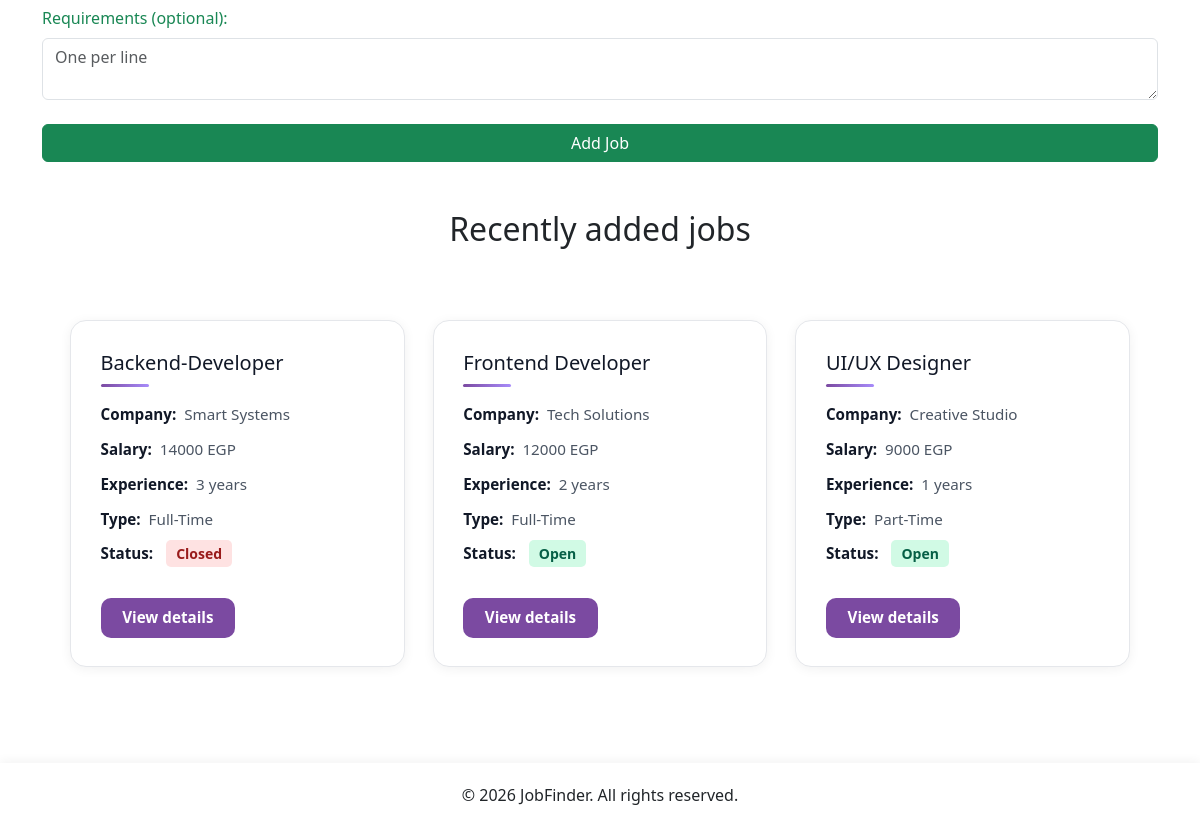
/add-job/ (signed in, lower part), run on an earlier commit of the app's database.
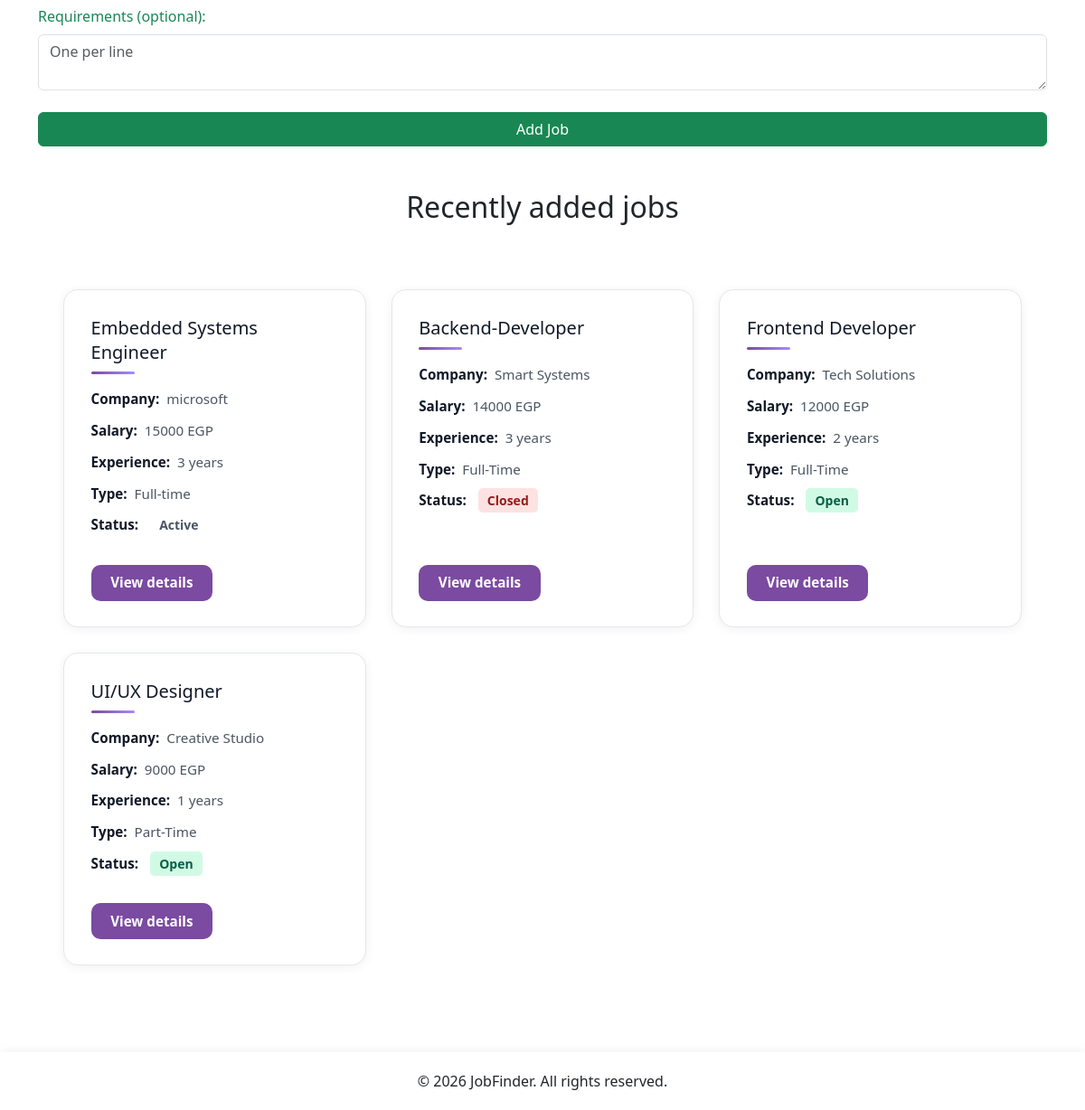
And on a later commit of the database.
### jobs/models.py (models this page shows, shortened)
class Job(models.Model):
    name = models.CharField(max_length=100)
    company = models.CharField(max_length=100)
    salary = models.IntegerField()
    experience = models.IntegerField()
    job_type = models.CharField(max_length=50)
    status = models.CharField(max_length=20)
    description = models.TextField()
    responsibilities = models.TextField()
    requirements = models.TextField()
    posted_date = models.DateField()

### page/views.py (the view, shortened to what this page needs)
# urls.py: path("add-job/", views.add_job, name="add_job"),
@login_required(login_url="/login/")
@user_passes_test(_superuser_only)
@require_http_methods(["GET", "POST"])
def add_job(request):
    recent_jobs = Job.objects.order_by("-id")[:10]
    return render(
        request,
        "page/add_job.html",
        {"recent_jobs": recent_jobs},
    )

### page/views.py (called while the page is built)
def _superuser_only(user):
    return user.is_authenticated and user.is_superuser

### page/templates/page/add_job.html (shortened to what this page needs)
{% load static %}
<!DOCTYPE html>
<html lang="en">
<head>
    <link rel="stylesheet" href="{% static 'cssFiles/style.css' %}">
    <link rel="stylesheet" href="{% static 'cssFiles/jobs.css' %}">
    <link href="https://cdn.jsdelivr.net/npm/bootstrap@5.3.8/dist/css/bootstrap.min.css" rel="stylesheet">
</head>
<body>
<div class="Job-Form">
    <div class="container py-5 m-auto text-success">
        <form method="post" action="{% url 'add_job' %}">
            <label class="form-label">Requirements (optional):</label>
            <textarea class="form-control mb-4" name="requirements" rows="2" placeholder="One per line"></textarea>
            <button type="submit" class="btn btn-success w-100">Add Job</button>
        </form>
    </div>
</div>
<div class="displayed">
    <h2 class="text-center mb-5">Recently added jobs</h2>
    <div class="jobs-container" id="jobs-container">
        {% for job in recent_jobs %}
        <article class="job-card">
            <h3>{{ job.name }}</h3>
            <p><strong>Company:</strong> {{ job.company }}</p>
            <p><strong>Salary:</strong> {{ job.salary }} EGP</p>
            <p><strong>Experience:</strong> {{ job.experience }} years</p>
            <p><strong>Type:</strong> {{ job.job_type }}</p>
            <p><strong>Status:</strong> <span class="status {{ job.status|lower }}">{{ job.status }}</span></p>
            <a href="{% url 'job_details' job.id %}"><button type="button" class="btn-secondary">View details</button></a>
        </article>
        {% empty %}
        <p class="text-center text-muted">No jobs in the database yet. Add your first job above.</p>
        {% endfor %}
    </div>
</div>
<footer class="text-center mt-5">
    &copy; 2026 JobFinder. All rights reserved.
</footer>
</body>
</html>

What changed in the data, as far as the page shows it:
added Job: name "Embedded Systems Engineer", company "microsoft", salary "15000", experience "3", job_type "Full-time", status "Active"
